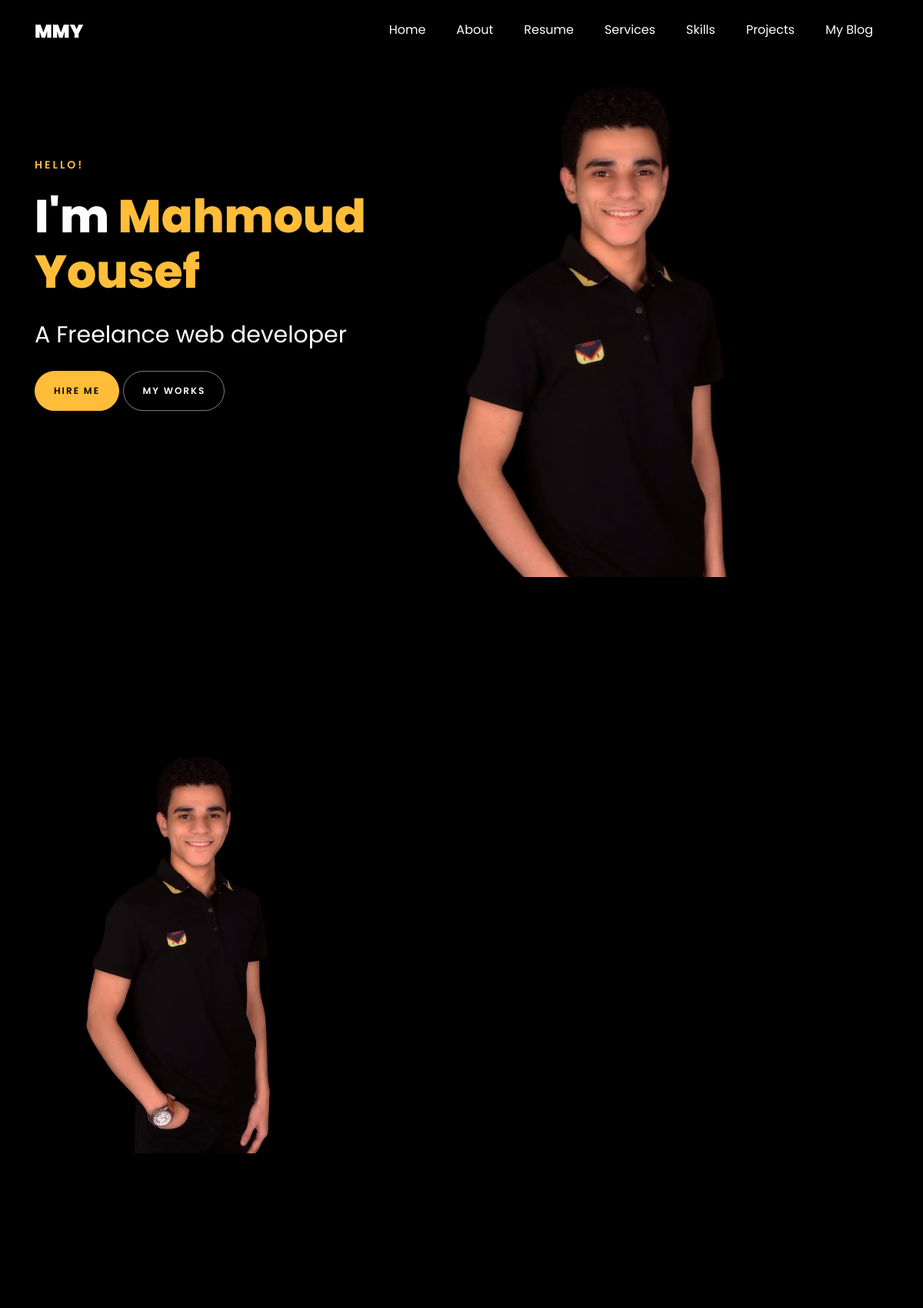
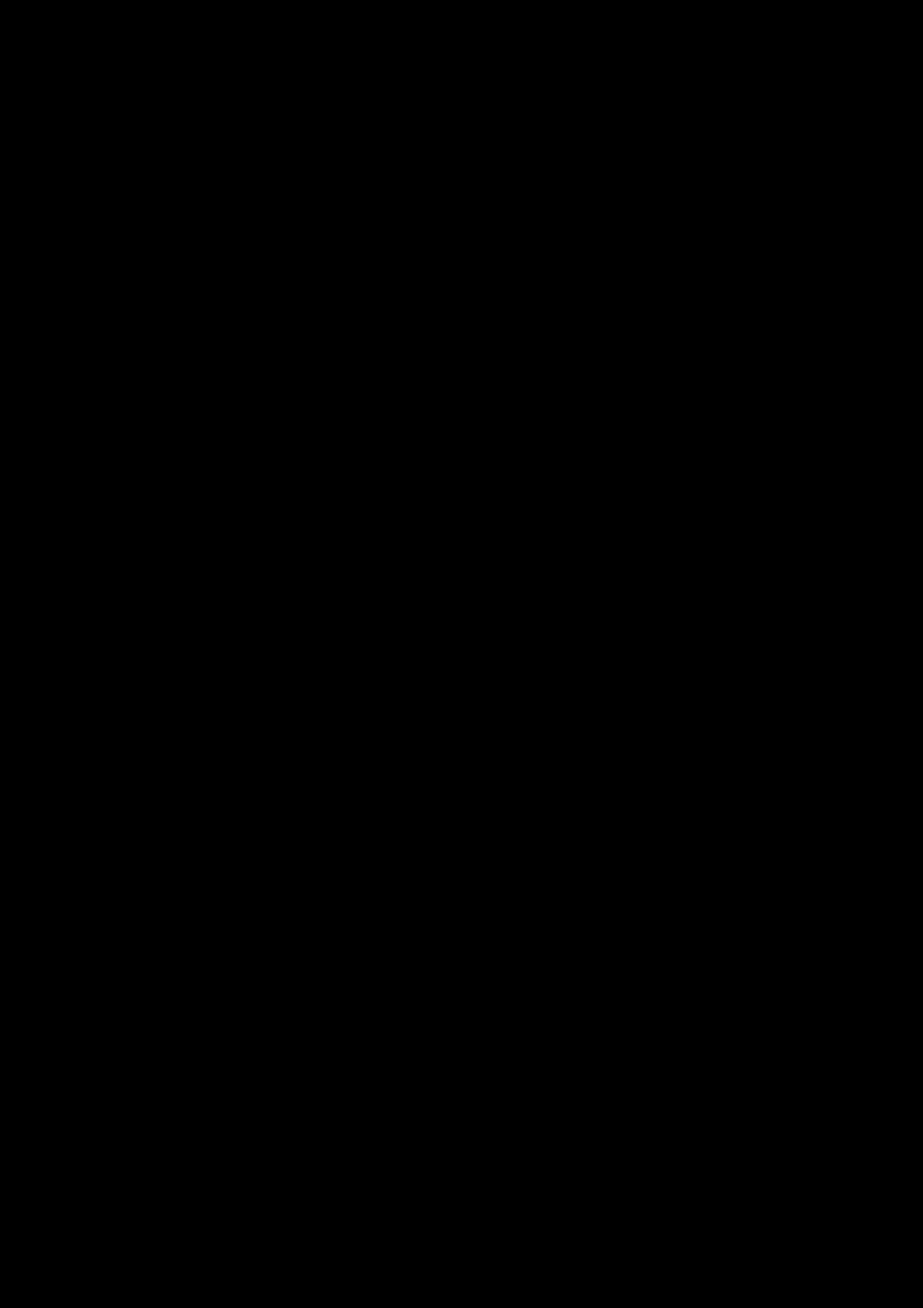
The page / (upper part) on the database its author committed (2 pictures, top to bottom).
### settings/models.py (models this page shows, shortened)
class Info(models.Model):
    site_name = models.CharField( max_length=50)
    description = models.TextField(max_length=1000)
    phone = models.CharField( max_length=30 , null=True, blank=True)
    email = models.EmailField( max_length=254 , null=True, blank=True)
    address = models.CharField( max_length=50 , null=True, blank=True)
    image = models.ImageField(upload_to='users/', null=True, blank=True )
    fb_link = models.URLField( max_length=200)
    twitter_link = models.URLField( max_length=200)
    instagram_link = models.URLField( max_length=200)

class About(models.Model):
    user = models.OneToOneField(User,on_delete=models.CASCADE)
    username = models.CharField(max_length=20,null=True, blank=True)
    phone_number = models.CharField(max_length=20)
    date_of_birth = models.DateField(null=True, blank=True)
    headline = models.CharField(max_length=50 , blank=True, null=True)
    address = models.CharField(max_length=50, blank=True, null=True)
    zip_code = models.IntegerField(null=True, blank=True)
    image = models.ImageField(upload_to='users/', null=True, blank=True )
    email = models.EmailField( max_length=254, blank=True, null=True)
    resume = models.FileField( upload_to='files/', max_length=100 ,blank=True, null=True)

### settings/views.py (the view)
# urls.py: 2. Add a URL to urlpatterns:  path('', views.home, name='home')
def home(request):
    about = About.objects.last()
    project_count = Projects.objects.all().count()
    awards = project_count+2
    Cups_of_coffee = project_count*60
    resume = Resume.objects.all()
    service = Services.objects.all()
    recent_project = Projects.objects.all().order_by('-created_at')[:6]
    recent_blog = Post.objects.all().order_by('-created_at')[:3]
    skills = MySkills.objects.all()
    return render(request,'home.html', {
        'about':about  ,
        'project_count':project_count,
        'resume':resume ,
        'service':service,
        'recent_project':recent_project,
        'recent_blog':recent_blog,
        'awards':awards,
        'Cups_of_coffee':Cups_of_coffee,
        'skills':skills
    })

### blog/models.py (called while the page is built)
    def __str__(self):
        return self.title

    def get_absolute_url(self):
        return reverse("blog:post_detail", kwargs={"slug": self.slug})

### projects/models.py (called while the page is built)
    def __str__(self):
        return self.title

    def get_absolute_url(self):
        return reverse("projects:project_detail", kwargs={"slug": self.slug})

    def __str__(self):
        return self.name

### settings/templates/home.html (shortened to what this page needs)
{% extends "base.html" %}
{% load static %}
{% block body %}
<section id="home-section" class="hero">
    <div class="home-slider  owl-carousel">
        <div class="slider-item ">
            <div class="container">
                <div class="row d-md-flex no-gutters slider-text align-items-end justify-content-end"
                    data-scrollax-parent="true">
                    <div class="one-third js-fullheight order-md-last img"
                        style="background-image:url({{about.image.url}});">
                    </div>
                    <div class="one-forth d-flex  align-items-center ftco-animate"
                        data-scrollax=" properties: { translateY: '70%' }">
                        <div class="text">
                            <span class="subheading">Hello!</span>
                            <h1 class="mb-4 mt-3">I'm <span>{{about.username}}</span></h1>
                            <h2 class="mb-4">A Freelance {{about.headline}}</h2>
                            <p><a href="#" class="btn btn-primary py-3 px-4">Hire me</a> <a href="{% url 'projects:project_list' %}"
                                    class="btn btn-white btn-outline-white py-3 px-4">My works</a></p>
                        </div>
                    </div>
                </div>
            </div>
        </div>
    </div>
</section>
<section class="ftco-about img ftco-section ftco-no-pb" id="about-section">
    <div class="container">
        <div class="row d-flex">
            <div class="col-md-6 col-lg-5 d-flex">
                <div class="img-about img d-flex align-items-stretch">
                    <div class="img d-flex align-self-stretch align-items-center"
                        style="background-image:url({{about.image.url}});">
                    </div>
                </div>
            </div>
            <div class="col-md-6 col-lg-7 pl-lg-5 pb-5">
                <div class="row justify-content-start pb-3">
                </div>
            </div>
        </div>
    </div>
</section>
<section class="ftco-section ftco-no-pb" id="resume-section">
    <div class="container">
        <div class="row justify-content-center pb-5">
        </div>
        <div class="row">
            {% for resume in resume  %}
            <div class="col-sm-6">
            </div>
            {% endfor %}
        </div>
        <div class="row justify-content-center mt-5">
        </div>
    </div>
</section>
<section class="ftco-section" id="services-section">
    <div class="container">
        <div class="row justify-content-center py-5 mt-5">
        </div>
        <div class="row">
        </div>
    </div>
</section>
{% endblock body %}

### templates/base.html (shortened to what this page needs)
{% load static %}
<!DOCTYPE html>
<html lang="en">
<head>
    <link rel="stylesheet" href="{% static 'css3/open-iconic-bootstrap.min.css'%}">
    <link rel="stylesheet" href="{% static 'css3/animate.css'%}">
    <link rel="stylesheet" href="{% static 'css3/owl.carousel.min.css'%}">
    <link rel="stylesheet" href="{% static 'css3/owl.theme.default.min.css'%}">
    <link rel="stylesheet" href="{% static 'css3/magnific-popup.css'%}">
    <link rel="stylesheet" href="{% static 'css3/aos.css'%}">
    <link rel="stylesheet" href="{% static 'css3/ionicons.min.css'%}">
    <link rel="stylesheet" href="{% static 'css3/flaticon.css'%}">
    <link rel="stylesheet" href="{% static 'css3/icomoon.css'%}">
    <link rel="stylesheet" href="{% static 'css3/style.css'%}">
</head>
<body data-spy="scroll" data-target=".site-navbar-target" data-offset="300">
    <nav class="navbar navbar-expand-lg navbar-dark ftco_navbar ftco-navbar-light site-navbar-target" id="ftco-navbar">
        <div class="container">
            <a class="navbar-brand" href="/">{{myfooter.site_name}}</a>
            <div class="collapse navbar-collapse" id="ftco-nav">
                <ul class="navbar-nav nav ml-auto">
                    <li class="nav-item"><a href="/" class="nav-link"><span>Home</span></a></li>
                    <li class="nav-item"><a href="#about-section" class="nav-link"><span>About</span></a></li>
                    <li class="nav-item"><a href="#resume-section" class="nav-link"><span>Resume</span></a></li>
                    <li class="nav-item"><a href="{%url 'settings:service_list'%}" class="nav-link"><span>Services</span></a></li>
                    <li class="nav-item"><a href="#skills-section" class="nav-link"><span>Skills</span></a></li>
                    <li class="nav-item"><a href="{% url 'projects:project_list' %}"
                            class="nav-link"><span>Projects</span></a></li>
                    <li class="nav-item"><a href="{% url 'blog:post_list' %}" class="nav-link"><span>My Blog</span></a>
                    </li>
                </ul>
            </div>
        </div>
    </nav>
    {% block body %}
    {% endblock body %}
</body>
</html>

### rows shown on the page
Info: site_name "MMY"
About: image (picture), username "Mahmoud Yousef", headline "web developer"
